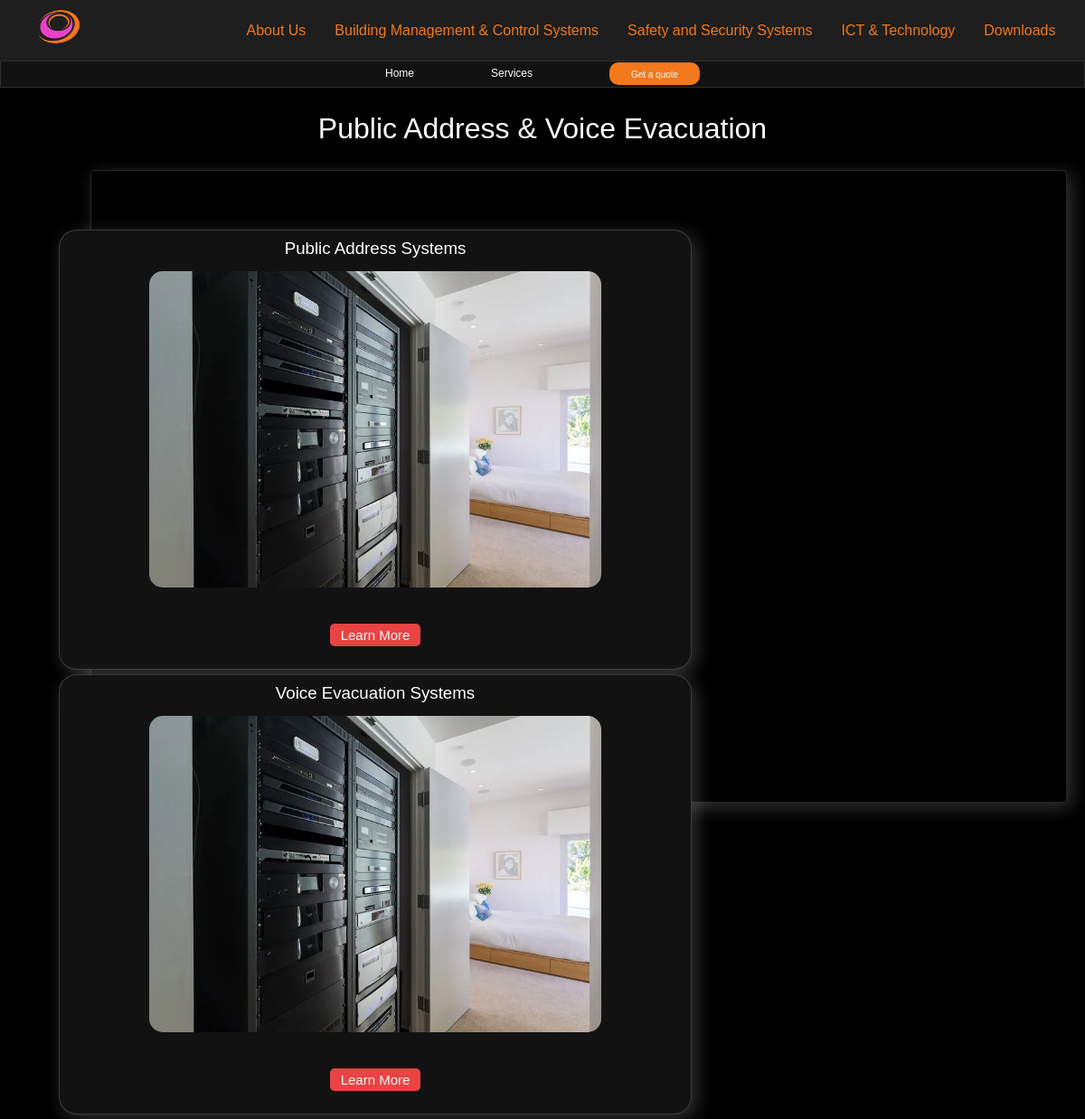
/services/public-address-and-voice-evacuation/, run on the app's committed database.
### services/models.py (models this page shows, shortened)
class Service(models.Model):
    service_name = models.CharField(max_length = 250)
    slug = models.SlugField()
    intro = models.TextField(blank = True)
    service_image = models.ImageField(upload_to='images/', blank=True, null=True)
    service_details = models.TextField()
    """String rep of the model"""

class SubService(models.Model):
    service = models.ForeignKey(Service, on_delete = models.CASCADE)
    sub_service_name = models.CharField(max_length = 250)
    slug = models.SlugField()
    info = models.TextField(blank = True)
    sub_service_image = models.ImageField(upload_to='images/', blank=True, null=True)
    """String rep of the model"""

### services/views.py (the view)
# urls.py: path('services/<slug:slug>/', views.service, name="service"),
def service(request, slug):
    service = get_object_or_404(Service, slug=slug)
    sub_services = service.subservice_set.all()
    context = {"service": service, "sub_services": sub_services}
    return render(request, "services/service.html", context)

### services/templates/services/service.html (shortened to what this page needs)
<!DOCTYPE html>
<html lang="en">
<head>
    {% extends "services/base.html" %}
    {% block header %}
        <h1 class="heading">{{service.service_name}}</h1>
    {% endblock header %}
    {% block content %}
        <div class="sub_services_container">
            <ul class="sub_services">
                {% for sub_service in sub_services %}
                    <div class="sub_service_container">
                        <li class="sub_service_list">
                            <h3>{{sub_service.sub_service_name}}</h3>
                            <img src="{{sub_service.sub_service_image.url}}" alt="images">
                            <button>
                                <a href="#">Learn More</a>
                            </button>
                        </li>
                    </div>
                {% endfor %}
            </ul>
        </div>
    {% endblock content %}

### static/css/index.css (style rules this page uses)
* { font-family: "Comfortaa", sans-serif; font-optical-sizing: auto; font-weight: lighter; font-style: normal; margin: 0; padding: 0; scroll-behavior: smooth; box-sizing: border-box; scroll-padding-top: 2rem; }
:root { --main-color: #F3781C; --hover-color: hsl(37, 94%, 57%); --body-color: black; --container-color: #2d2e37; --text-color: #fcfeff; --background-color: rgba(245, 237, 237, 0.445); --theme-color: #1e1e1e; --secondary-color: orange; --light-body: #272626; --app-fab-color: hsla(0,0%,100%,0.6); --app-fab-background-color: rgba(30,30,30,0.72); --app-fab-border-color: hsla(0,0%,100%,0.04); --color-primary: hsla(0,0%,93.3%,0.8); --color-secondary: hsla(0,0%,100%,0.2); --background: #121212; --background-gradient: linear-gradient(180deg,#121212,#252525 25%,#252525 50%,#252525 75%,#121212); --shadow-gradient: linear-gradient(90deg,rgba(18,18,18,0.8),rgba(18,18,18,0)); --hover-background: hsla(0,0%,100%,0.06); }
body { background-color: var(--body-color); color: var(--text-color); font-family: Arial, sans-serif; line-height: 1.6; }

### static/css/base.css (style rules this page uses)
* { font-family: "Comfortaa", sans-serif; font-optical-sizing: auto; font-weight: lighter; font-style: normal; margin: 0; padding: 0; scroll-behavior: smooth; box-sizing: border-box; scroll-padding-top: 2rem; }
:root { --main-color: #F3781C; --hover-color: hsl(37, 94%, 57%); --body-color: black; --container-color: #2d2e37; --text-color: #fcfeff; --background-color: rgba(245, 237, 237, 0.445); --theme-color: #1e1e1e; --secondary-color: orange; --light-body: #272626; --app-fab-color: hsla(0,0%,100%,0.6); --app-fab-background-color: rgba(30,30,30,0.72); --app-fab-border-color: hsla(0,0%,100%,0.04); --color-primary: hsla(0,0%,93.3%,0.8); --color-secondary: hsla(0,0%,100%,0.2); --background: #121212; --background-gradient: linear-gradient(180deg,#121212,#252525 25%,#252525 50%,#252525 75%,#121212); --shadow-gradient: linear-gradient(90deg,rgba(18,18,18,0.8),rgba(18,18,18,0)); --hover-background: hsla(0,0%,100%,0.06); }
body { background-color: var(--body-color); }

### static/css/services.css (style rules this page uses)
* { font-family: "Comfortaa", sans-serif; font-optical-sizing: auto; font-weight: lighter; font-style: normal; margin: 0; padding: 0; scroll-behavior: smooth; box-sizing: border-box; scroll-padding-top: 2rem; }
:root { --main-color: #F3781C; --hover-color: hsl(37, 94%, 57%); --body-color: black; --container-color: #2d2e37; --text-color: #fcfeff; --background-color: rgba(245, 237, 237, 0.445); --theme-color: #1e1e1e; --secondary-color: orange; --light-body: #272626; --app-fab-color: hsla(0,0%,100%,0.6); --app-fab-background-color: rgba(30,30,30,0.72); --app-fab-border-color: hsla(0,0%,100%,0.04); --color-primary: hsla(0,0%,93.3%,0.8); --color-secondary: hsla(0,0%,100%,0.2); --background: #121212; --background-gradient: linear-gradient(180deg,#121212,#252525 25%,#252525 50%,#252525 75%,#121212); --shadow-gradient: linear-gradient(90deg,rgba(18,18,18,0.8),rgba(18,18,18,0)); --hover-background: hsla(0,0%,100%,0.06); }
body { background-color: rgb(0, 0, 0); }
.heading { text-align: center; color: var(--text-color); font-weight: 100; }

### data on the page
Service: service_name "Public Address & Voice Evacuation"
SubService: sub_service_name "Public Address Systems", sub_service_image (picture)
SubService: sub_service_name "Voice Evacuation Systems", sub_service_image (picture)
